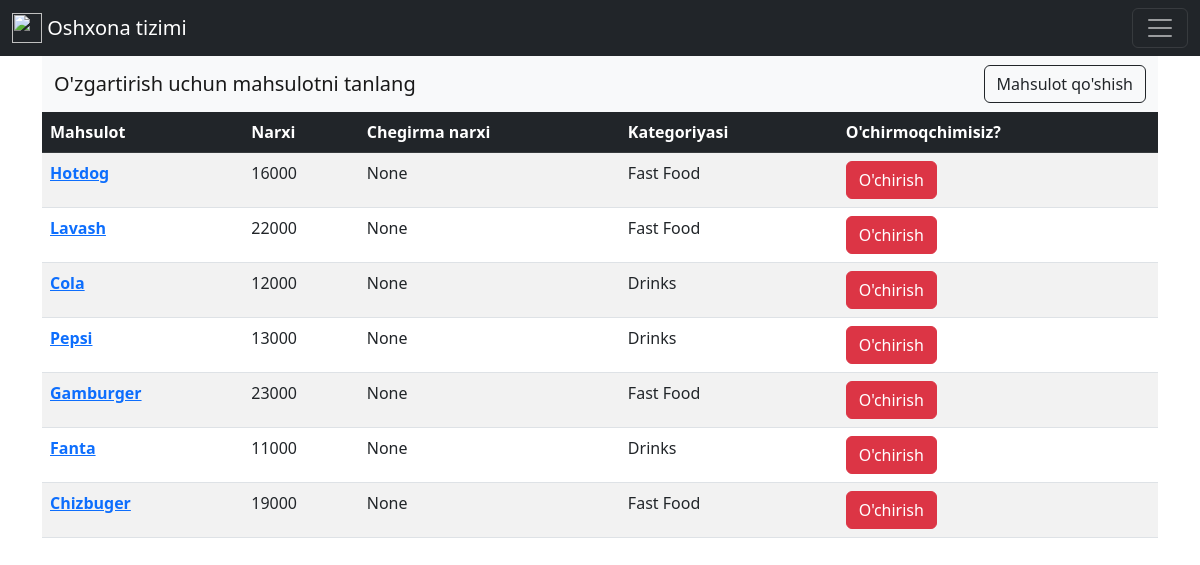
The page /profession/accountant/products/ (signed in) on the database its author committed.
### products/models.py (models this page shows, shortened)
class Product(models.Model):
    name = models.CharField(max_length=50)
    date = models.DateTimeField(auto_now_add=True)
    price = models.IntegerField()
    discount_price = models.IntegerField(null=True, blank=True)
    category = models.ForeignKey(Category, on_delete=models.CASCADE)
    class Meta:
        verbose_name_plural = "Products"

class Category(models.Model):
    name = models.CharField(max_length=50)
    class Meta:
        verbose_name_plural = "Categories"
    def __str__(self):
        return self.name

### products/views.py (the view)
# urls.py: path('accountant/products/', products_view, name='products'),
@login_required
def products_view(request):
    if request.user.is_superuser or request.user.profession == 'accountant':
        products = Product.objects.all()
        return render(request, 'admin_page/products.html', {
            'products': products,
        })
    else:
        return redirect('/page/not_found/')

### template/admin_page/products.html (shortened to what this page needs)
{% extends 'admin_page/admin.html' %}
{% block content %}
<nav class="navbar bg-light">
  <div class="container-fluid">
    <a class="navbar-brand" href="{% url 'products' %}">O'zgartirish uchun mahsulotni tanlang</a>
    <a class="btn btn-outline-dark" href="{% url 'add_product' %}" role="button">Mahsulot qo'shish</a>
  </div>
</nav>
<table class="table table-striped table-hover">
  <thead>
    <tr class="table table-dark">
      <th scope="col">Mahsulot</th>
      <th scope="col">Narxi</th>
      <th scope="col">Chegirma narxi</th>
      <th scope="col">Kategoriyasi</th>
      <th scope="col">O'chirmoqchimisiz?</th>
    </tr>
  </thead>
  <tbody>
  {% for product in products %}
    <tr>
      <th scope="row"><a href="{% url 'update_product' product.pk %}">{{ product.name }}</a></th>
      <td>{{ product.price }}</td>
      <td>{{ product.discount_price }}</td>
      <td>{{ product.category }}</td>
      <td><a href="{% url 'delete_product' product.pk %}" class="btn btn-danger">O'chirish</a></td>
    </tr>
  {% endfor %}
  </tbody>
</table>
{% endblock content %}

### rows shown on the page
Product: name "Hotdog", price "16000", discount_price "None", category "Fast Food"
Product: name "Lavash", price "22000", discount_price "None", category "Fast Food"
Product: name "Cola", price "12000", discount_price "None", category "Drinks"
Product: name "Pepsi", price "13000", discount_price "None", category "Drinks"
Product: name "Gamburger", price "23000", discount_price "None", category "Fast Food"
Product: name "Fanta", price "11000", discount_price "None", category "Drinks"
Product: name "Chizbuger", price "19000", discount_price "None", category "Fast Food"
